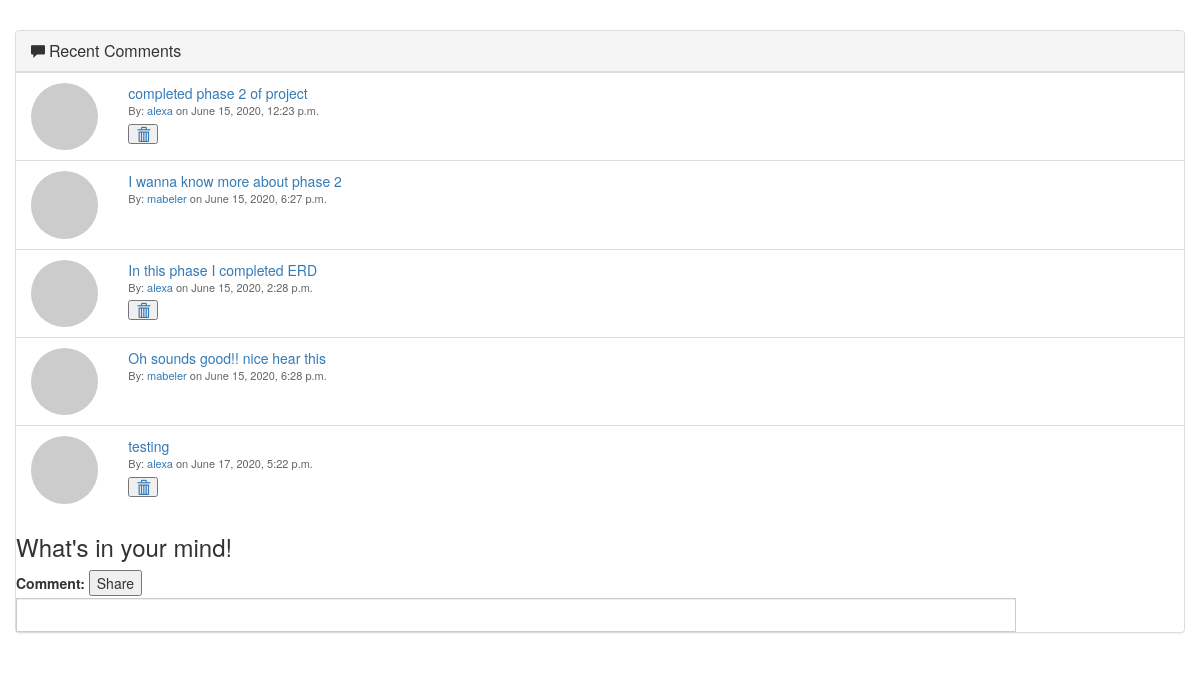
Page /PyTraker/comments/ (signed in) on the earlier database version.
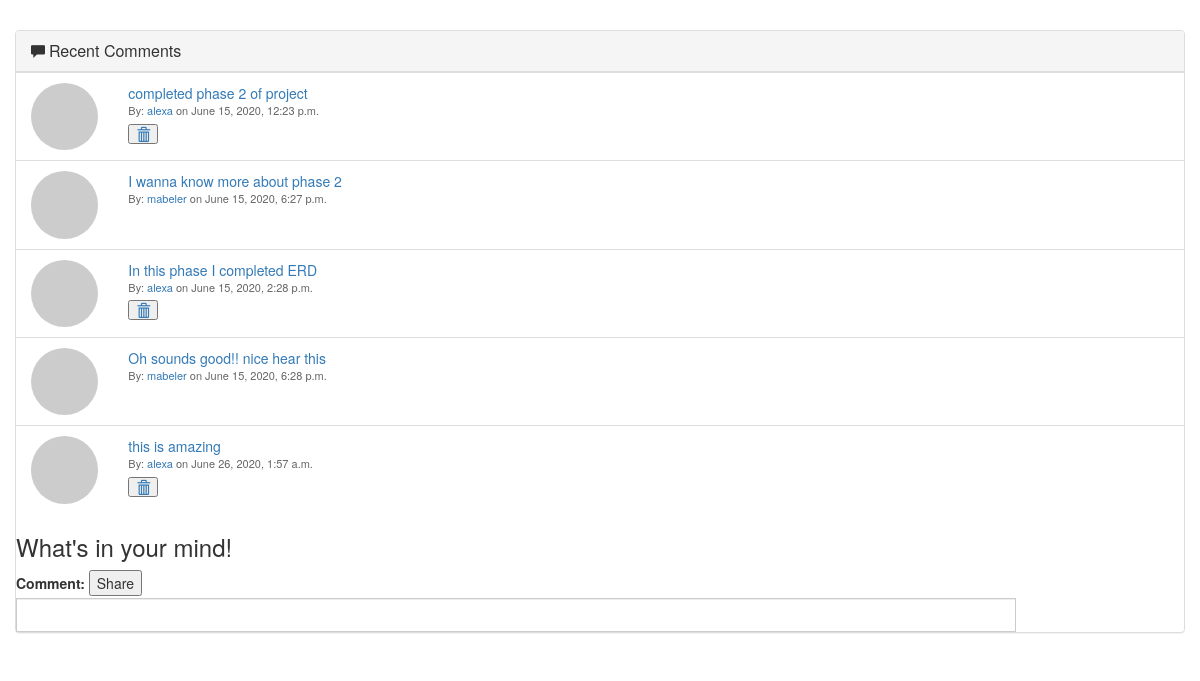
Same page on the later database version.
### PyTraker/models.py (models this page shows)
class Comments(models.Model):
    user = models.ForeignKey(User, on_delete=models.CASCADE)
    comment = models.CharField(max_length=2000)
    comment_date = models.DateTimeField()
    workdiary = models.ForeignKey(WorkDiary, on_delete=models.CASCADE, default='1')

### PyTraker/views.py (the view, shortened to what this page needs)
# urls.py: path("PyTraker/comments/", views.comment_create_view, name="comment-add"),
@login_required
def comment_create_view(request):
    comments = Comments.objects.all()
    date = datetime.now()
    context = {
        'object': comments,
        'time': defaultfilters.date(date, "Y-m-d h:i A")
    }
    return render(request, "PyTraker/comment_form.html", context)

### PyTraker/templates/PyTraker/comment_form.html (shortened to what this page needs)
<link href="//netdna.bootstrapcdn.com/bootstrap/3.0.0/css/bootstrap.min.css" rel="stylesheet" id="bootstrap-css">
<div class="container">
    <div class="row">
        <div class="panel panel-default widget">
            <div class="panel-heading">
                <span class="glyphicon glyphicon-comment"></span>
                <h3 class="panel-title">
                    Recent Comments</h3>
            </div>
            {% if object %}
                {% for comment in object %}
            <div class="panel-body">
                <ul class="list-group">
                    <li class="list-group-item">
                        <div class="row">
                            <div class="col-xs-2 col-md-1">
                                <img src="http://placehold.it/80" class="img-circle img-responsive" alt="" /></div>
                            <div class="col-xs-10 col-md-11">
                                <div>
                                    <a href="/PyTraker/comments/{{ comment.id }}">
                                        {{ comment.comment }}</a>
                                    <div class="mic-info">
                                        By: <a href="#">{{ comment.user }}</a> on {{ comment.comment_date }}
                                    </div>
                                </div>
                                <div class="action">
                                    {% if comment.user == user %}
                                    <button type="button" class="delete-btn" title="Delete">
                                        <a href="{{ comment.id }}/delete/"><span class="glyphicon glyphicon-trash"></span></a>
                                    </button>
                                    {% endif %}
                                </div>
                            </div>
                        </div>
                    </li>
                </ul>
            </div>
            {% endfor %}
{% else %}
<h2>You don't have any comment for display </h2>
{% endif %}
  <div class="input-group input-group-lg" style="width:1000px">
  <div class="input-group-prepend">
      <h3><span class="input-group-text" id="inputGroup-sizing-lg">What's in your mind!</span></h3>
  </div>
      <form method="POST" action="">
    <label>Comment:</label>
          <input type="text" class="form-control" name="comment" id="id_comment">
    <input class="new-btn" type="submit" value="Share" />
</form>
</div>
        </div>
    </div>
</div>

### PyTraker/templates/PyTraker/comment_form.html (style rules this page uses)
.widget .panel-body { padding:0px; }
.widget .list-group { margin-bottom: 0; }
.widget .panel-title { display:inline }
.widget li.list-group-item { border-radius: 0;border: 0;border-top: 1px solid #ddd; }
.widget .mic-info { color: #666666;font-size: 11px; }
.widget .action { margin-top:5px; }

Differences in the rows shown:
removed Comments: comment "testing", user "alexa", comment_date "June 17, 2020, 5:22 p.m."
added Comments: comment "this is amazing", user "alexa", comment_date "June 26, 2020, 1:57 a.m."
